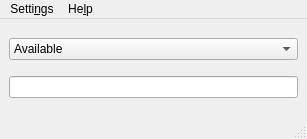
<?xml version="1.0" encoding="UTF-8"?>
<ui version="4.0">
 <class>ktelephone</class>
 <widget class="QMainWindow" name="ktelephone">
  <property name="geometry">
   <rect>
    <x>0</x>
    <y>0</y>
    <width>307</width>
    <height>139</height>
   </rect>
  </property>
  <property name="sizePolicy">
   <sizepolicy hsizetype="Fixed" vsizetype="Fixed">
    <horstretch>0</horstretch>
    <verstretch>0</verstretch>
   </sizepolicy>
  </property>
  <property name="minimumSize">
   <size>
    <width>307</width>
    <height>139</height>
   </size>
  </property>
  <property name="maximumSize">
   <size>
    <width>307</width>
    <height>139</height>
   </size>
  </property>
  <property name="windowTitle">
   <string>ktelephone</string>
  </property>
  <widget class="QWidget" name="centralWidget">
   <property name="sizePolicy">
    <sizepolicy hsizetype="Fixed" vsizetype="Fixed">
     <horstretch>0</horstretch>
     <verstretch>0</verstretch>
    </sizepolicy>
   </property>
   <property name="maximumSize">
    <size>
     <width>420</width>
     <height>16777215</height>
    </size>
   </property>
   <layout class="QGridLayout" name="gridLayout">
    <item row="1" column="0">
     <widget class="QLineEdit" name="sipInput"/>
    </item>
    <item row="0" column="0">
     <widget class="QComboBox" name="statusComboBox">
      <item>
       <property name="text">
        <string>Available</string>
       </property>
      </item>
      <item>
       <property name="text">
        <string>Unavailable</string>
       </property>
      </item>
     </widget>
    </item>
   </layout>
  </widget>
  <widget class="QMenuBar" name="menuBar">
   <property name="geometry">
    <rect>
     <x>0</x>
     <y>0</y>
     <width>307</width>
     <height>30</height>
    </rect>
   </property>
   <widget class="QMenu" name="menuSettings">
    <property name="title">
     <string>Setti&amp;ngs</string>
    </property>
    <addaction name="actionPreferences"/>
   </widget>
   <widget class="QMenu" name="menuHelp">
    <property name="title">
     <string>He&amp;lp</string>
    </property>
    <addaction name="actionAbout"/>
   </widget>
   <addaction name="menuSettings"/>
   <addaction name="menuHelp"/>
  </widget>
  <widget class="QStatusBar" name="statusBar"/>
  <action name="actionPreferences">
   <property name="text">
    <string>&amp;Preferences...</string>
   </property>
  </action>
  <action name="actionAbout">
   <property name="text">
    <string>&amp;About...</string>
   </property>
  </action>
 </widget>
 <resources/>
 <connections/>
</ui>
